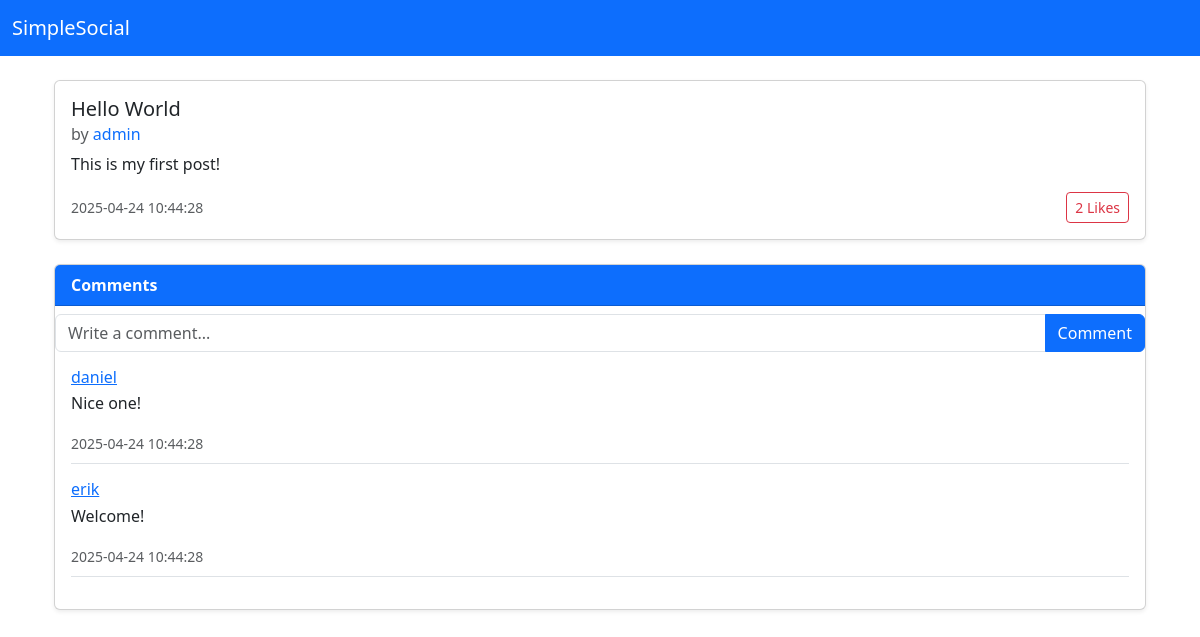
/post/1, run on an earlier commit of the app's database.
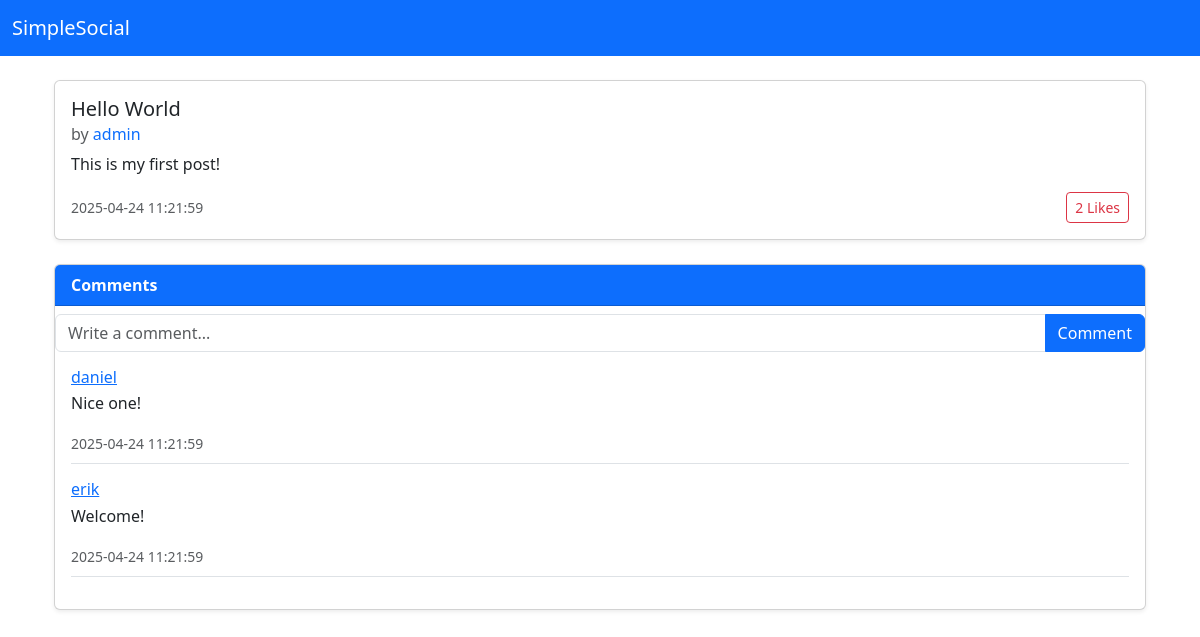
And on a later commit of the database.
### tables this page shows
CREATE TABLE posts (
    post_id INTEGER PRIMARY KEY,
    user_id INTEGER NOT NULL,
    title TEXT NOT NULL,
    content TEXT NOT NULL,
    date TIMESTAMP DEFAULT CURRENT_TIMESTAMP,
    FOREIGN KEY (user_id) REFERENCES users (user_id)
);

CREATE TABLE comments (
    comment_id INTEGER PRIMARY KEY,
    post_id INTEGER NOT NULL,
    user_id INTEGER NOT NULL,
    content TEXT NOT NULL,
    date TIMESTAMP DEFAULT CURRENT_TIMESTAMP,
    FOREIGN KEY (post_id) REFERENCES posts (post_id),
    FOREIGN KEY (user_id) REFERENCES users (user_id)
);

CREATE TABLE users (
    user_id INTEGER PRIMARY KEY,
    username VARCHAR(15) UNIQUE NOT NULL,
    password VARCHAR(255) NOT NULL,
    email VARCHAR(50) UNIQUE NOT NULL,
    role TEXT NOT NULL CHECK(role IN ('admin', 'user')),
    date TIMESTAMP DEFAULT CURRENT_TIMESTAMP
);

### app.py (the view)
@app.route("/post/<int:post_id>", methods=["GET"])
def post(post_id):
    db = get_db()
    post = select_post_by_id(db, post_id)
    if not post:
        abort(404)
    comments = select_comments_by_post_id(db, post_id)
    return render_template('post.html', post=post, comments=comments)

### app.py (called while the page is built)
def get_db():
    if not hasattr(g, "_database"):
        print("Creating new database connection")
        g._database = create_connection(database)
    return g._database

@app.teardown_appcontext
def teardown_db(error):
    db = getattr(g, '_database', None)
    if db is not None:
        print("Closing database connection")
        db.close()

### setup_db.py (called while the page is built)
def create_connection(db_file):
    conn = None
    try:
        conn = sqlite3.connect(db_file)
        return conn
    except Error as e:
        print(f"Error: {e}")
    return conn

def select_post_by_id(conn, post_id):
    try:
        conn.row_factory = sqlite3.Row
        cur = conn.cursor()
        sql = """
        SELECT p.post_id, p.title, p.content,
        p.date AS post_date,
        u.username AS post_author,
        (
            SELECT COUNT(*)
            FROM likes l
            WHERE l.post_id = p.post_id
        ) AS like_count
        FROM posts p
        JOIN users u ON p.user_id = u.user_id
        WHERE p.post_id = ?
        """
        cur.execute(sql, (post_id,))
        return cur.fetchone()
    except Exception as e:
        print("Error fetching post by ID:", e)
        return None

### templates/post.html (shortened to what this page needs)
{% extends "base.html" %}
{% block content %}
<div class="container mt-4">
    <div class="card mb-4 shadow-sm">
        <div class="card-body">
            <h5 class="card-title">{{ post.title }}</h5>
            <h6 class="card-subtitle text-muted mb-2">
                by
                <a href="{{ url_for('profile', username=post.post_author) }}" class="text-decoration-none">
                    {{ post.post_author }}
                </a>
            </h6>
            <p class="card-text">{{ post.content }}</p>
            <div class="d-flex justify-content-between align-items-center">
                <small class="text-muted">{{ post.post_date }}</small>
                <form method="POST" action="{{ url_for('like_post') }}">
                    <button type="submit" class="btn btn-sm btn-outline-danger">
                        {{ post.like_count }} Likes
                    </button>
                </form>
            </div>
        </div>
    </div>
    <div class="card mb-4 shadow-sm">
        <div class="card-header bg-primary text-white">
            <strong>Comments</strong>
        </div>
        <form method="POST" action="{{ url_for('comment_post', post_id=post.post_id) }}">
            <div class="input-group mt-2">
                <input type="text" name="content" class="form-control" maxlength="255" placeholder="Write a comment..." required>
                <button type="submit" class="btn btn-primary">Comment</button>
            </div>
        </form>
        <div class="card-body">
            {% for comment in comments %}
            <div class="mb-3 border-bottom pb-2">
                <h6 class="mb-1">
                    <a href="{{ url_for('profile', username=comment.comment_author) }}">
                      {{ comment.comment_author }}
                    </a>
                  </h6>                <p>{{ comment.content }}</p>
                <small class="text-muted">{{ comment.comment_date }}</small>
            </div>
            {% else %}
            <p class="text-muted">No comments yet.</p>
            {% endfor %}
        </div>
    </div>
{% endblock %}

What changed in the data, as far as the page shows it:
changed posts "Hello World": post_date "2025-04-24 10:44:28" → "2025-04-24 11:21:59"
changed comments "Nice one!": comment_date "2025-04-24 10:44:28" → "2025-04-24 11:21:59"
changed comments "Welcome!": comment_date "2025-04-24 10:44:28" → "2025-04-24 11:21:59"
